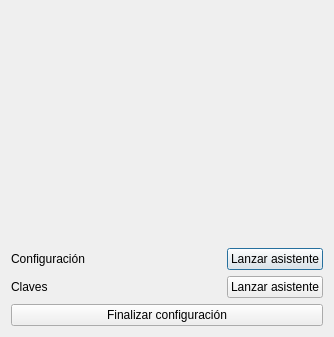
<ui version="4.0" >
 <class>SplashWindow</class>
 <widget class="QDialog" name="SplashWindow" >
  <property name="geometry" >
   <rect>
    <x>0</x>
    <y>0</y>
    <width>334</width>
    <height>337</height>
   </rect>
  </property>
  <property name="windowTitle" >
   <string>Adelin Backup - Welcome</string>
  </property>
  <layout class="QVBoxLayout" >
   <item>
    <widget class="QLabel" name="label_4" >
     <property name="text" >
      <string/>
     </property>
     <property name="scaledContents" >
      <bool>true</bool>
     </property>
    </widget>
   </item>
   <item>
    <layout class="QHBoxLayout" >
     <item>
      <widget class="QLabel" name="label" >
       <property name="text" >
        <string>Configuración</string>
       </property>
      </widget>
     </item>
     <item>
      <spacer>
       <property name="orientation" >
        <enum>Qt::Horizontal</enum>
       </property>
       <property name="sizeHint" stdset="0" >
        <size>
         <width>161</width>
         <height>20</height>
        </size>
       </property>
      </spacer>
     </item>
     <item>
      <widget class="QPushButton" name="pushButton_3" >
       <property name="text" >
        <string>Lanzar asistente</string>
       </property>
      </widget>
     </item>
    </layout>
   </item>
   <item>
    <layout class="QHBoxLayout" >
     <item>
      <widget class="QLabel" name="label_3" >
       <property name="text" >
        <string>Claves</string>
       </property>
      </widget>
     </item>
     <item>
      <spacer>
       <property name="orientation" >
        <enum>Qt::Horizontal</enum>
       </property>
       <property name="sizeHint" stdset="0" >
        <size>
         <width>171</width>
         <height>20</height>
        </size>
       </property>
      </spacer>
     </item>
     <item>
      <widget class="QPushButton" name="pushButton_4" >
       <property name="text" >
        <string>Lanzar asistente</string>
       </property>
      </widget>
     </item>
    </layout>
   </item>
   <item>
    <widget class="QPushButton" name="pushButton" >
     <property name="text" >
      <string>Finalizar configuración</string>
     </property>
    </widget>
   </item>
  </layout>
 </widget>
 <resources/>
 <connections/>
</ui>
